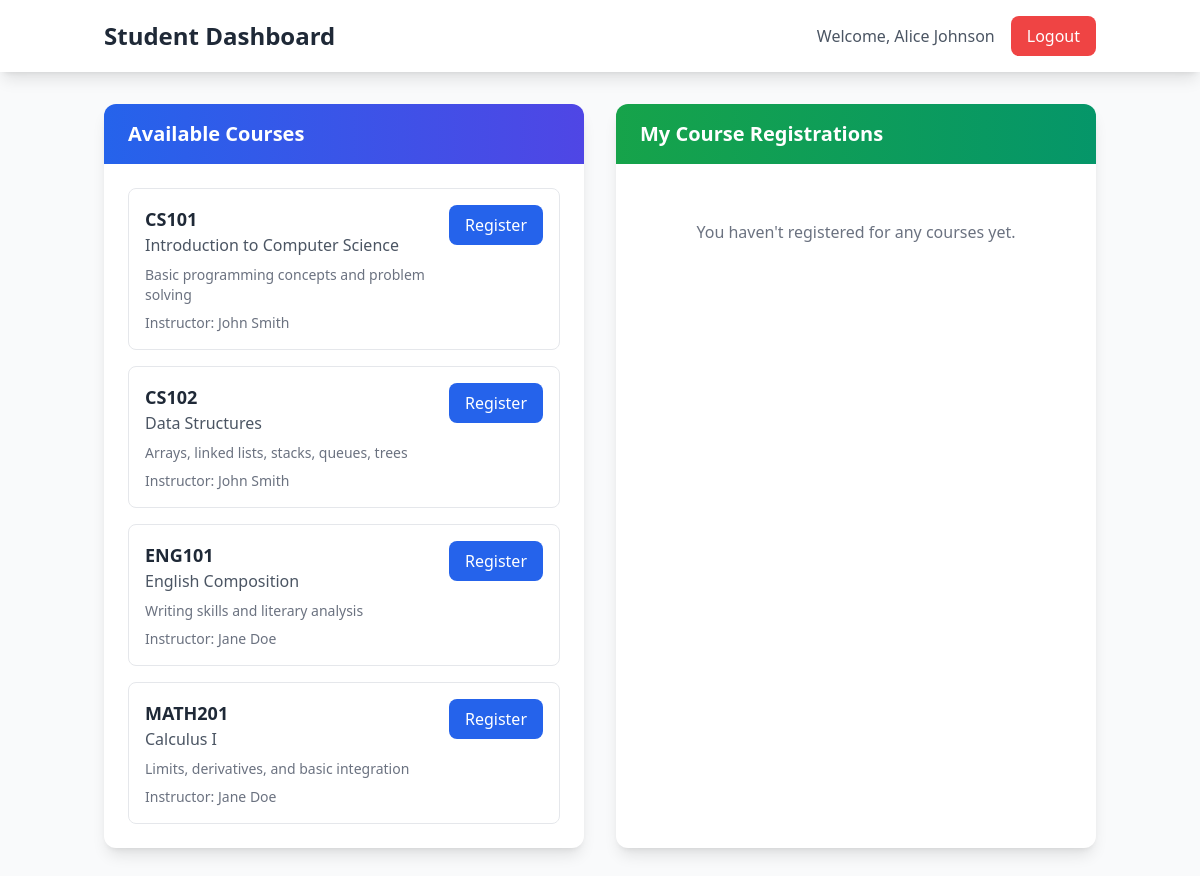
Screenshot of /student_dashboard.php (signed in) with the database file from the repository.
### tables this page shows
CREATE TABLE courses (
    id INT AUTO_INCREMENT PRIMARY KEY,
    course_code VARCHAR(20) UNIQUE NOT NULL,
    course_name VARCHAR(100) NOT NULL,
    description TEXT,
    teacher_id INT,
    max_students INT DEFAULT 30,
    created_at TIMESTAMP DEFAULT CURRENT_TIMESTAMP,
    FOREIGN KEY (teacher_id) REFERENCES users(id) ON DELETE SET NULL
);

CREATE TABLE users (
    id INT AUTO_INCREMENT PRIMARY KEY,
    username VARCHAR(50) UNIQUE NOT NULL,
    email VARCHAR(100) UNIQUE NOT NULL,
    password VARCHAR(255) NOT NULL,
    role ENUM('student', 'teacher') NOT NULL,
    first_name VARCHAR(50) NOT NULL,
    last_name VARCHAR(50) NOT NULL,
    created_at TIMESTAMP DEFAULT CURRENT_TIMESTAMP
);

### classes/Auth.php (called while the page is built, shortened)
<?php
class Auth {
    public static function isLoggedIn() {
        return isset($_SESSION['user_id']);
    }
    public static function getUser() {
        if (self::isLoggedIn()) {
            return [
                'id' => $_SESSION['user_id'],
                'username' => $_SESSION['username'],
                'role' => $_SESSION['role'],
                'first_name' => $_SESSION['first_name'],
                'last_name' => $_SESSION['last_name'],
                'email' => $_SESSION['email']
            ];
        }
        return null;
    }
}
?>

### classes/Course.php (called while the page is built, shortened)
<?php
require_once 'config/database.php';
class Course {
    private $conn;
    private $courses_table = "courses";
    private $registrations_table = "course_registrations";
    private $users_table = "users";
    public function __construct() {
        $database = new Database();
        $this->conn = $database->getConnection();
    }
    public function getAvailableCoursesForStudent($student_id) {
        $query = "SELECT c.*, u.first_name, u.last_name,
                         cr.status as registration_status
                  FROM " . $this->courses_table . " c
                  LEFT JOIN " . $this->users_table . " u ON c.teacher_id = u.id
                  LEFT JOIN " . $this->registrations_table . " cr ON c.id = cr.course_id AND cr.student_id = ?
                  ORDER BY c.course_code";
        $stmt = $this->conn->prepare($query);
        $stmt->bindParam(1, $student_id);
        $stmt->execute();
        return $stmt->fetchAll(PDO::FETCH_ASSOC);
    }
}
?>

### config/database.php (called while the page is built, shortened)
<?php
class Database {
    private $host = 'localhost';
    private $db_name = 'class_project';
    private $username = 'root';
    private $password = '';
    public function getConnection() {
        $this->conn = null;
        try {
            $this->conn = new PDO("mysql:host=" . $this->host . ";dbname=" . $this->db_name,
                                $this->username, $this->password);
            $this->conn->exec("set names utf8");
            $this->conn->setAttribute(PDO::ATTR_ERRMODE, PDO::ERRMODE_EXCEPTION);
        } catch(PDOException $exception) {
            if ($exception->getCode() == 1049) {
                die("Database 'class_project' does not exist. Please run setup_database.php first to create the database and tables.");
            } elseif ($exception->getCode() == 1146) {
                die("Tables don't exist in the database. Please run setup_database.php to create the required tables.");
            } else {
                die("Connection error: " . $exception->getMessage() . "<br>Please check your database configuration.");
            }
        }
        return $this->conn;
    }
}
?>

### student_dashboard.php (the view, shortened to what this page needs)
<?php
require_once 'classes/Auth.php';
require_once 'classes/Course.php';
$user = Auth::getUser();
$course = new Course();
$available_courses = $course->getAvailableCoursesForStudent($user['id']);
$my_registrations = $course->getStudentRegistrations($user['id']);
?>
<!DOCTYPE html>
<html lang="en">
<head>
    <script src="https://cdn.tailwindcss.com"></script>
</head>
<body class="bg-gray-50 min-h-screen">
    <nav class="bg-white shadow-lg">
        <div class="container mx-auto px-4">
            <div class="flex justify-between items-center py-4">
                <h1 class="text-2xl font-bold text-gray-800">Student Dashboard</h1>
                <div class="flex items-center space-x-4">
                    <span class="text-gray-600">Welcome, <?php echo htmlspecialchars($user['first_name'] . ' ' . $user['last_name']); ?></span>
                    <a href="logout.php" class="bg-red-500 text-white px-4 py-2 rounded-lg hover:bg-red-600 transition duration-200">Logout</a>
                </div>
            </div>
        </div>
    </nav>
    <div class="container mx-auto px-4 py-8">
        <div class="grid lg:grid-cols-2 gap-8">
            <div class="bg-white rounded-xl shadow-lg overflow-hidden">
                <div class="bg-gradient-to-r from-blue-600 to-indigo-600 px-6 py-4">
                    <h2 class="text-xl font-bold text-white">Available Courses</h2>
                </div>
                <div class="p-6">
                    <?php if (empty($available_courses)): ?>
                        <p class="text-gray-500 text-center py-8">No courses available at the moment.</p>
                    <?php else: ?>
                        <div class="space-y-4">
                            <?php foreach ($available_courses as $course_item): ?>
                                <div class="border border-gray-200 rounded-lg p-4 hover:shadow-md transition duration-200">
                                    <div class="flex justify-between items-start">
                                        <div class="flex-1">
                                            <h3 class="font-semibold text-lg text-gray-800"><?php echo htmlspecialchars($course_item['course_code']); ?></h3>
                                            <h4 class="text-gray-600 mb-2"><?php echo htmlspecialchars($course_item['course_name']); ?></h4>
                                            <p class="text-gray-500 text-sm mb-2"><?php echo htmlspecialchars($course_item['description']); ?></p>
                                            <p class="text-gray-500 text-sm">
                                                Instructor: <?php echo htmlspecialchars($course_item['first_name'] . ' ' . $course_item['last_name']); ?>
                                            </p>
                                        </div>
                                        <div class="ml-4">
                                            <?php if ($course_item['registration_status']): ?>
                                                <?php
                                                $status_colors = [
                                                    'pending' => 'bg-yellow-100 text-yellow-800',
                                                    'approved' => 'bg-green-100 text-green-800',
                                                    'suggested' => 'bg-blue-100 text-blue-800',
                                                    'removed' => 'bg-red-100 text-red-800'
                                                ];
                                                $status_color = isset($status_colors[$course_item['registration_status']]) ? $status_colors[$course_item['registration_status']] : 'bg-gray-100 text-gray-800';
                                                ?>
                                                <span class="px-3 py-1 rounded-full text-sm font-medium <?php echo $status_color; ?>">
                                                    <?php echo ucfirst($course_item['registration_status']); ?>
                                                </span>
                                            <?php else: ?>
                                                <form method="POST" class="inline">
                                                    <button type="submit" name="register_course"
                                                            class="bg-blue-600 text-white px-4 py-2 rounded-lg hover:bg-blue-700 transition duration-200">
                                                        Register
                                                    </button>
                                                </form>
                                            <?php endif; ?>
                                        </div>
                                    </div>
                                </div>
                            <?php endforeach; ?>
                        </div>
                    <?php endif; ?>
                </div>
            </div>
            <div class="bg-white rounded-xl shadow-lg overflow-hidden">
                <div class="bg-gradient-to-r from-green-600 to-emerald-600 px-6 py-4">
                    <h2 class="text-xl font-bold text-white">My Course Registrations</h2>
                </div>
                <div class="p-6">
                    <?php if (empty($my_registrations)): ?>
                        <p class="text-gray-500 text-center py-8">You haven't registered for any courses yet.</p>
                    <?php endif; ?>
                </div>
            </div>
        </div>
    </div>
</body>
</html>

### rows the page displays
courses: course_code "CS101", course_name "Introduction to Computer Science", description "Basic programming concepts and problem solving", teacher.last_name "John Smith"
courses: course_code "CS102", course_name "Data Structures", description "Arrays, linked lists, stacks, queues, trees", teacher.last_name "John Smith"
courses: course_code "ENG101", course_name "English Composition", description "Writing skills and literary analysis", teacher.last_name "Jane Doe"
courses: course_code "MATH201", course_name "Calculus I", description "Limits, derivatives, and basic integration", teacher.last_name "Jane Doe"

### other values shown
$user['first_name'] . ' ' . $user['last_name'] "Alice Johnson"
